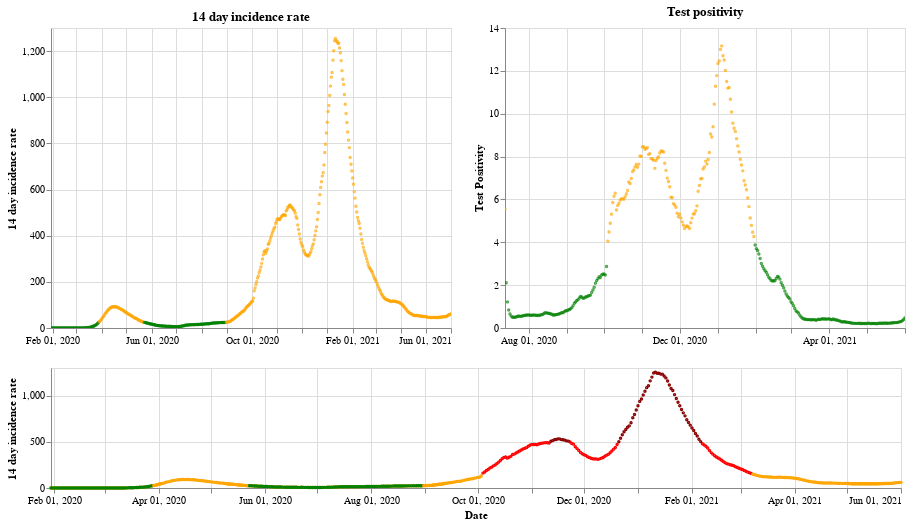

Write notebook code for a chart like this one.
### Markdown cell above
## England

### Code cell
plot_traffic_light('England')

### Figure 1 — Vega-Lite specification as saved in the notebook (floating-point values rounded to 4 significant figures; data arrays with more than 128 entries replaced by an {"elided": "..."} marker saying what was removed)
{"config": {"view": {"continuousWidth": 400, "continuousHeight": 300}}, "vconcat": [{"hconcat": [{"mark": {"type": "point", "size": 2}, "encoding": {"color": {"condition": {"value": "green", "test": "(datum.twoWeeklyCasesRate <= 25)"}, "value": "orange"}, "tooltip": [{"type": "nominal", "field": "areaName"}, {"type": "temporal", "field": "date"}, {"type": "quantitative", "field": "twoWeeklyCasesRate"}, {"type": "quantitative", "field": "testPositivity"}], "x": {"type": "temporal", "axis": {"title": ""}, "field": "date", "scale": {"domain": {"selection": "DateBrush"}}, "timeUnit": "yearmonthdate"}, "y": {"type": "quantitative", "axis": {"title": "14 day incidence rate"}, "field": "twoWeeklyCasesRate"}}, "title": "14 day incidence rate", "width": 400}, {"mark": {"type": "point", "size": 2}, "encoding": {"color": {"condition": {"value": "green", "test": "(datum.testPositivity <= 4)"}, "value": "orange"}, "tooltip": [{"type": "nominal", "field": "areaName"}, {"type": "temporal", "field": "date"}, {"type": "quantitative", "field": "twoWeeklyCasesRate"}, {"type": "quantitative", "field": "testPositivity"}], "x": {"type": "temporal", "axis": {"title": ""}, "field": "date", "scale": {"domain": {"selection": "DateBrush"}}, "timeUnit": "yearmonthdate"}, "y": {"type": "quantitative", "axis": {"title": "Test Positivity"}, "field": "testPositivity"}}, "title": "Test positivity", "width": 400}]}, {"layer": [{"mark": {"type": "point", "size": 2}, "encoding": {"color": {"condition": {"value": "orange", "test": "((50 && datum.twoWeeklyCasesRate) < 150)"}, "value": "red"}, "opacity": {"condition": {"value": 1, "test": "((50 && datum.twoWeeklyCasesRate) < 500)"}, "value": 0}, "tooltip": [{"type": "nominal", "field": "areaName"}, {"type": "temporal", "field": "date"}, {"type": "quantitative", "field": "twoWeeklyCasesRate"}, {"type": "quantitative", "field": "testPositivity"}], "x": {"type": "temporal", "axis": {"title": "Date"}, "field": "date", "timeUnit": "yearmonthdate"}, "y": {"type": "quantitative", "axis": {"title": "14 day incidence rate"}, "field": "twoWeeklyCasesRate"}}, "selection": {"DateBrush": {"type": "interval", "encodings": ["x"], "fields": ["Time"]}}, "width": 850}, {"mark": {"type": "point", "size": 2}, "encoding": {"color": {"value": "darkred"}, "opacity": {"condition": {"value": 1, "test": "(datum.twoWeeklyCasesRate >= 500)"}, "value": 0}, "tooltip": [{"type": "nominal", "field": "areaName"}, {"type": "temporal", "field": "date"}, {"type": "quantitative", "field": "twoWeeklyCasesRate"}, {"type": "quantitative", "field": "testPositivity"}], "x": {"type": "temporal", "axis": {"title": "Date"}, "field": "date", "timeUnit": "yearmonthdate"}, "y": {"type": "quantitative", "axis": {"title": "14 day incidence rate"}, "field": "twoWeeklyCasesRate"}}, "width": 400}, {"mark": {"type": "point", "size": 2}, "encoding": {"color": {"condition": {"value": "green", "test": "((4 && datum.twoWeeklyCasesRate) < 25)"}, "value": "orange"}, "opacity": {"condition": {"value": 1, "test": "(datum.twoWeeklyCasesRate < 50)"}, "value": 0}, "tooltip": [{"type": "nominal", "field": "areaName"}, {"type": "temporal", "field": "date"}, {"type": "quantitative", "field": "twoWeeklyCasesRate"}, {"type": "quantitative", "field": "testPositivity"}], "x": {"type": "temporal", "axis": {"title": "Date"}, "field": "date", "timeUnit": "yearmonthdate"}, "y": {"type": "quantitative", "axis": {"title": "14 day incidence rate"}, "field": "twoWeeklyCasesRate"}}, "width": 400}], "height": 120, "width": 800}], "data": {"name": "data-6ca1ede2c0797afbeebaa02ae69aed5f"}, "$schema": "https://vega.github.io/schema/vega-lite/v4.8.1.json", "datasets": {"data-6ca1ede2c0797afbeebaa02ae69aed5f": {"elided": "489 records"}}}
